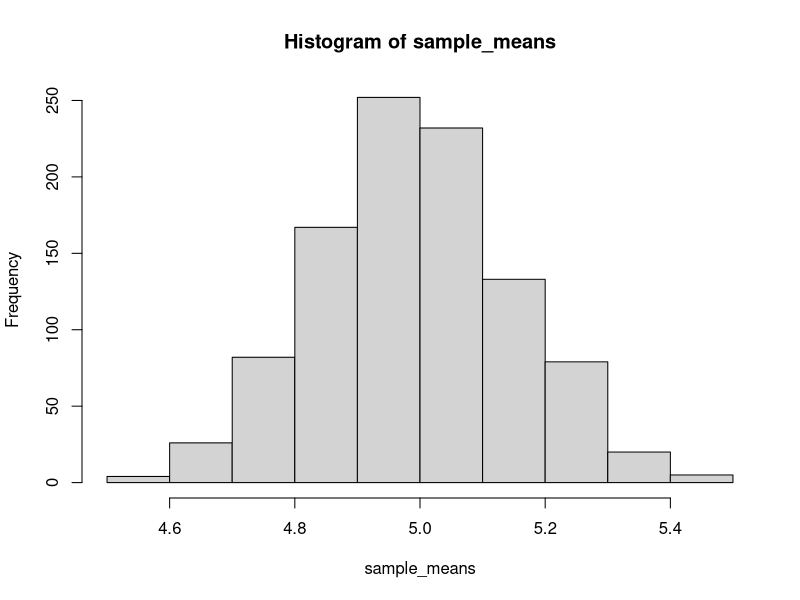
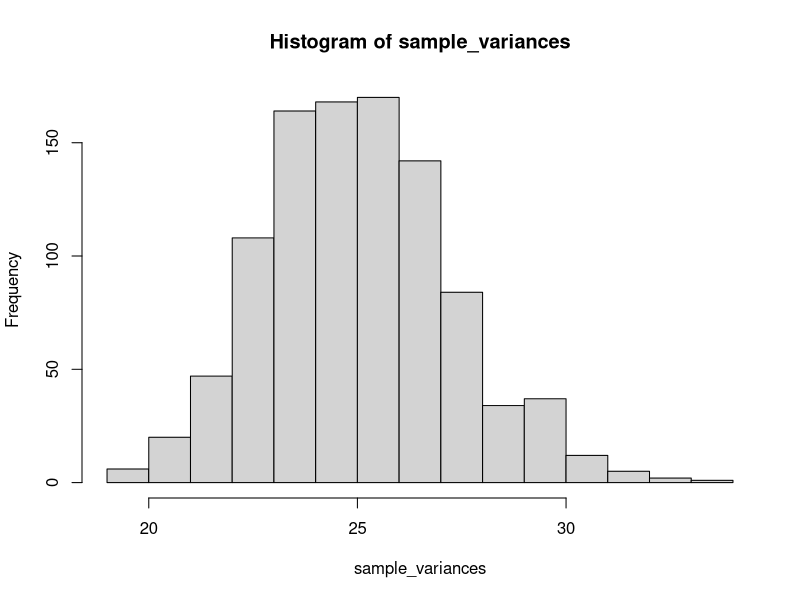

Source code (R) for these figures, in order:
lambda <- 0.2
sample_means <- NULL
sample_variances <- NULL

for (i in 1 : 1000) {
  dist <- rexp(n = 1000, rate = lambda)
  sample_means <- c(sample_means, mean(dist))
  sample_variances <- c(sample_variances, var(dist))
}

hist(sample_means)
hist(sample_variances)
